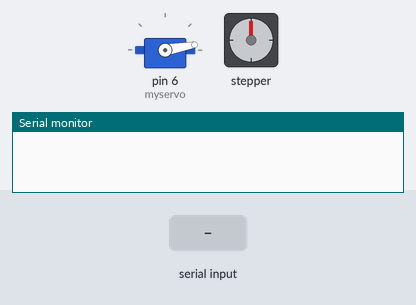
The sketch below on a simulated Arduino Uno, built with avr-gcc and run on an emulated ATmega328P. On the bench: servo, stepper motor, the last lines printed to the serial monitor. The inputs (shaded band) are chosen by the test bench. Stepper angles assume 20 steps per turn.

Above: at 1.2 s.
1.3 s: "x90\n" received over the second serial link
2.8 s: "e90\n" received over the second serial link
At 2.95 s:
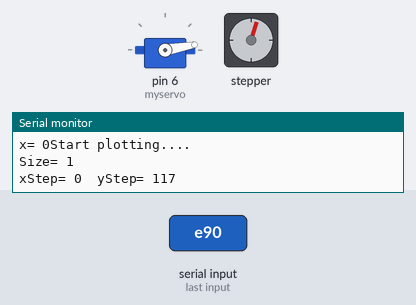
At 5.5 s:
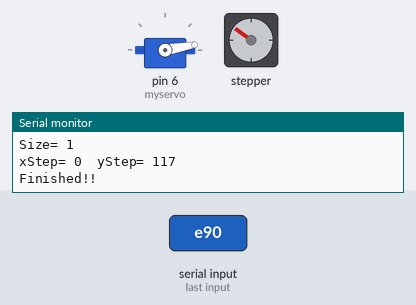
5.8 s: "y90\n" received over the second serial link
Timing chart, 0 to 8.8 s (numbered marks = the images above; inputs shaded):
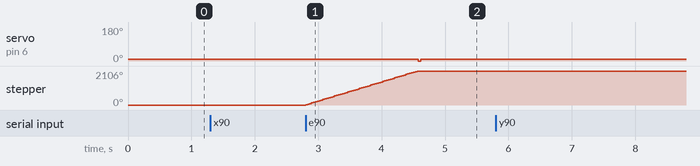

Measured:
- after the input at 2.8 s, servo on pin 6 (myservo): 10° → 0° after 1.8 s, → 10° 0.04 s later; stepper: turns 2106° clockwise in 1.8 s, starting at once

The sketch:

cnc.ino
```cpp
#include <SoftwareSerial.h>
#include <Servo.h>
#include <Stepper.h>
#include <Vector.h>


const int stepsPerRevolution = 20;
Servo myservo;  // create servo object to control a servo
Stepper stepperX(stepsPerRevolution, 2,3,4,5);
Stepper stepperY(stepsPerRevolution, 8,9,10,11);


int Xpos=0,Ypos=0;                 // Actual steppers positions(0-4096)->(0-360°)
int newXpos, newYpos;          // New steppers positions
int xstep,ystep;

Vector<int> xReadings;
Vector<int> yReadings;

SoftwareSerial mySerial(12, 13); // RX, TX
char var;
String temp, incomingData;


void setup()
{
  mySerial.begin(9600);
  Serial.begin(9600);

  //Servo
  myservo.attach(6);  // attaches the servo on pin 6 to the servo object
  myservo.write(10); // tell servo to go to position in variable 'pos'

 // Stepper
 stepperX.setSpeed(200);
 stepperY.setSpeed(200);
}
void loop()
{
  if (mySerial.available())
  {
    var = mySerial.read();
    temp = String(var);
    if(var == 'x')
    {
      xReadings.PushBack(incomingData.toInt());
      Serial.print("x= "+String(incomingData.toInt()));
      incomingData="";
    }
     else if(var == 'y')
    {
      yReadings.PushBack(incomingData.toInt());
      Serial.println("\ty= "+String(incomingData.toInt()));
      incomingData="";
    }
    else if(var == 'e')
    {
      Serial.println("Start plotting....");
      plot();
      xReadings.Clear();
      yReadings.Clear();
      incomingData="";
    }
    else
    {
      incomingData+=temp;
    }
  }
}
//-----------------------------------------------------------------------------
// Plot incoming points
//-----------------------------------------------------------------------------
void plot()
{
  Serial.println("Size= "+String(xReadings.Size()));
  for(int i = 0; i< xReadings.Size(); i++)
  {
    newXpos = xReadings[i];//map(xReadings[i],0,50,0,200);
    newYpos = yReadings[i];//map(yReadings[i],0,50,0,200);
    aproachX(newXpos);
    aproachY(newYpos);
    if(i ==0)
    {
      myservo.write(0);
      delay(15);
    }
    delay(10);
  }
  myservo.write(10);
  delay(15);
  Serial.println("Finished!!");

//  int i = 0;
//  while(i<=xReadings.Size()) //loop entered to draw full line between two points
//  {
//    if(newXpos  -  Xpos != 0)
//    {
//       if(i==2)
//       {
//         for (int pos = 50; pos>= 30; pos -= 1)
//         {
//          myservo.write(pos);
//          delay(15);
//         }
//       }
//      aproachX(newXpos);
//      aproachY(newYpos);
//    }
//    else
//    {
//      if(i ==xReadings.Size())
//      {
//        stepperX.step(-Xpos);
//        stepperY.step(-Ypos);
//        newXpos=0;
//        newYpos=0;
//        for (int pos = 30; pos >= 50; pos += 1)
//        {
//           myservo.write(pos);
//            delay(15);
//        }
//        break;
//      }
//      else
//      {
//
//        newXpos = map(xReadings[i],0,50,0,150);
//        newYpos = map(yReadings[i],0,50,0,150);
//        Serial.print("new Xpos= "+String(newXpos));
//        Serial.println("\tnew Ypos= "+String(newYpos));
//  //      int dest = (sq(newXpos-Xpos) + sq(newYpos-Ypos));
//  //      Serial.println("dest= "+String(dest));
//  //      xstep = abs(Xpos-newXpos)/dest;
//  //      ystep = abs(Ypos-newYpos)/dest;
//  //      Serial.print("xStep= "+String(xstep));
//  //      Serial.println("\tyStep= "+String(ystep));
//        i++;
//      }
//    }
//    delay(10);
//  }
//   Serial.println("finished");
}
//-----------------------------------------------------------------------------
// Aproach stepperX to the newX position.
//-----------------------------------------------------------------------------
void aproachX(int newX)
{
  int Xdir =newX-Xpos;//step value
  Serial.print("xStep= "+String(Xdir));
  stepperX.step(Xdir);
  Xpos += Xdir;
}
//-----------------------------------------------------------------------------
// Aproach stepperY to the newY position.
//-----------------------------------------------------------------------------
void aproachY(int newY)
{
  int Ydir = newY-Ypos;
  Serial.println("\tyStep= "+String(Ydir));
  stepperY.step(Ydir);
  Ypos += Ydir;
}
```
